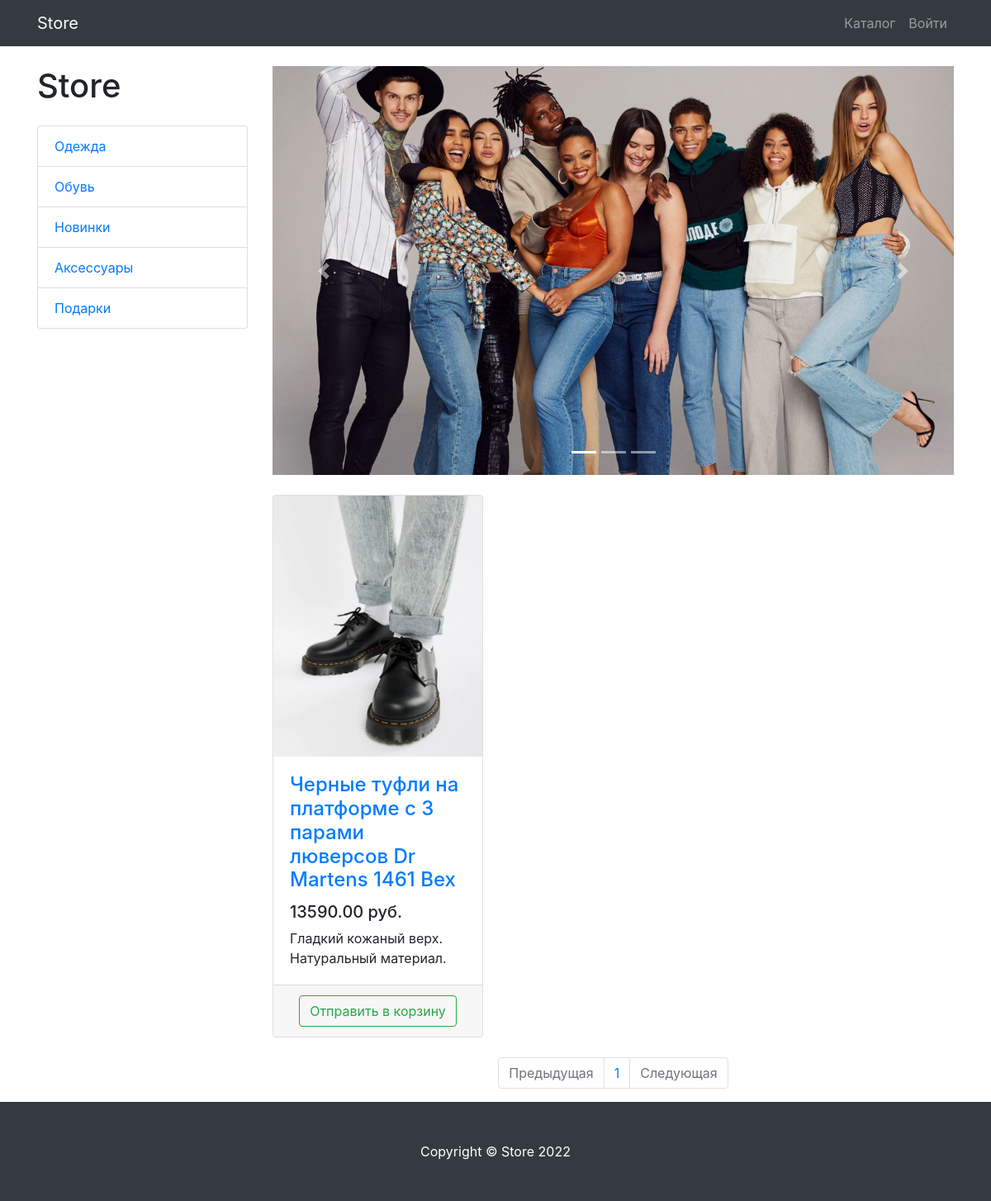
Screenshot of /products/category/3/ with the database file from the repository.
### products/models.py (models this page shows, shortened)
class ProductCategory(models.Model):
    name = models.CharField(max_length=128, unique=True)
    description = models.TextField(null=True, blank=True)
    class Meta:
        verbose_name = 'category'
        verbose_name_plural = 'categories'

class Product(models.Model):
    name = models.CharField(max_length=128)
    description = models.TextField()
    price = models.DecimalField(max_digits=8, decimal_places=2)
    quantity = models.PositiveIntegerField(default=0)
    image = models.ImageField(upload_to='products_images')
    category = models.ForeignKey(ProductCategory, on_delete=models.CASCADE)
    class Meta:
        verbose_name = 'product'
        verbose_name_plural = 'products'

### products/views.py (the view)
# urls.py: path('', products, name='index'),
def products(request, category_id=None, page_number=1):
    products = Product.objects.filter(category_id=category_id) if category_id else Product.objects.all()
    per_page = 3
    paginator = Paginator(products, per_page)
    products_paginator = paginator.page(page_number)
    context = {
        'title': 'Store - Каталог',
        'categories': ProductCategory.objects.all(),
        'products': products_paginator,
    }
    return render(request, 'products/products.html', context)

### products/templates/products/products.html (shortened to what this page needs)
{% extends 'products/base.html' %}
{% load static %}
{% block css %}
     <link href="{% static 'vendor/css/products.css' %}" rel="stylesheet">
{% endblock %}
{% block content %}
    <div class="container">
    <div class="row">
        <div class="col-lg-3">
            <h1 class="my-4">Store</h1>
            <div class="list-group">
                {% for category in categories %}
                    <a href="{% url 'products:category' category.id %}" class="list-group-item">
                        {{ category.name }}
                    </a>
                {% endfor %}
            </div>
        </div>
        <div class="col-lg-9">
            <div id="carouselExampleIndicators" class="carousel slide my-4" data-ride="carousel">
                <ol class="carousel-indicators">
                    <li data-target="#carouselExampleIndicators" data-slide-to="0" class="active"></li>
                    <li data-target="#carouselExampleIndicators" data-slide-to="1"></li>
                    <li data-target="#carouselExampleIndicators" data-slide-to="2"></li>
                </ol>
                <div class="carousel-inner" role="listbox">
                    <div class="carousel-item active">
                        <img class="d-block img-fluid" src="{% static 'vendor/img/slides/slide-1.jpg' %}" alt="First slide">
                    </div>
                </div>
                <a class="carousel-control-prev" href="#carouselExampleIndicators" role="button" data-slide="prev">
                    <span class="carousel-control-prev-icon" aria-hidden="true"></span>
                </a>
                <a class="carousel-control-next" href="#carouselExampleIndicators" role="button" data-slide="next">
                    <span class="carousel-control-next-icon" aria-hidden="true"></span>
                </a>
            </div>
            <div class="row">
                {% for product in products %}
                   <div class="col-lg-4 col-md-6 mb-4">
                    <div class="card h-100">
                        <a href="#">
                            <img class="card-img-top"
                                 src="{{ product.image.url }}"
                                 alt="">
                        </a>
                        <div class="card-body">
                            <h4 class="card-title">
                                <a href="#">{{ product.name }}</a>
                            </h4>
                            <h5>{{ product.price }} руб.</h5>
                            <p class="card-text">{{ product.description }}</p>
                        </div>
                        <div class="card-footer text-center">
                            <a class="btn btn-outline-success"
                               href="{% url 'products:basket_add' product.id %}">
                                Отправить в корзину
                            </a>
                        </div>
                    </div>
                </div>
                {% endfor %}
            </div>
            <nav aria-label="Page navigation example">
                <ul class="pagination justify-content-center">
                    <li class="page-item {% if not products.has_previous %} disabled {% endif %}">
                        <a class="page-link"
                           href="{% if products.has_previous %} {% url 'products:paginator' products.previous_page_number %} {% else %} # {% endif %}"
                           tabindex="-1" aria-disabled="true">
                            Предыдущая
                        </a>
                    </li>
                    {% for page in products.paginator.page_range %}
                        <li class="page-item">
                            <a class="page-link" href="{% url 'products:paginator' page %}">
                                {{ page }}
                            </a>
                        </li>
                    {% endfor %}
                    <li class="page-item {% if not products.has_next %} disabled {% endif %}">
                        <a class="page-link"
                           href="{% if products.has_next %} {% url 'products:paginator' products.next_page_number %} {% else %} # {% endif %}">
                            Следующая
                        </a>
                    </li>
                </ul>
            </nav>
        </div>
    </div>
</div>
{% endblock %}
{% block footer %}
    <footer class="py-5 bg-dark">
    <div class="container">
        <p class="m-0 text-center text-white">Copyright &copy; Store 2022</p>
    </div>
    </footer>
{% endblock %}

### rows the page displays
ProductCategory: name "Одежда"
ProductCategory: name "Обувь"
ProductCategory: name "Новинки"
ProductCategory: name "Аксессуары"
ProductCategory: name "Подарки"
Product: image (picture), name "Черные туфли на платформе с 3 парами люверсов Dr Martens 1461 Bex", price "13590.00", description "Гладкий кожаный верх. Натуральный материал."

### other values shown
{{ page }} "1"
